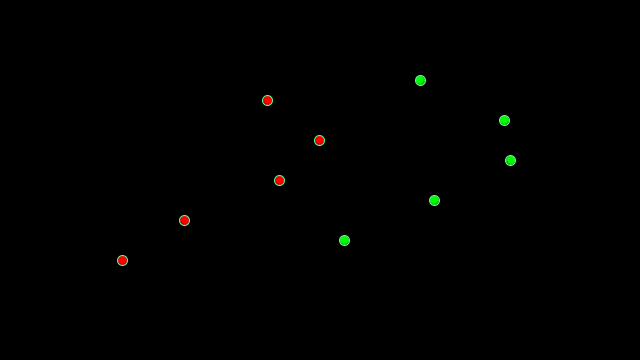
Frame 1 (no input)
Frame 60 (the mouse pressed at the canvas centre just before this capture): identical to frame 1, image omitted
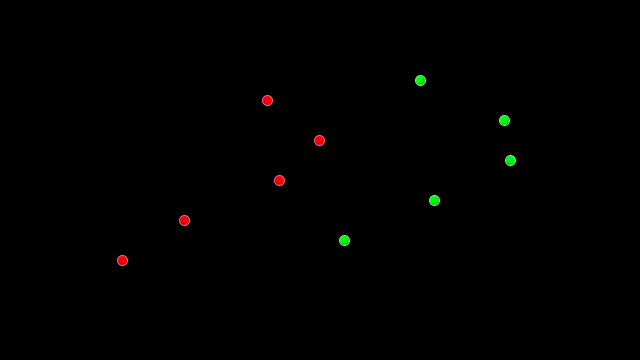
Frame 120 (the mouse held since frame 60 and released just before this capture)

The Processing sketch that drew these frames (run headless with seeded random() and noise(); from frame 60 on, the mouse is pressed at the canvas centre):

// Processing sketch: NEE
// ── NEE.pde
float InArr[][]=new float[10][2];//x,y=2
float OuArr[][]=new float[InArr.length][2];//output class1,2
float error[][]=new float[InArr.length][2];//output class1,2

NeuralUtil nu=new NeuralUtil();
neuroNet N1 = new neuroNet(InArr.length,new int[]{2,3,2});
void setup() {
  size(640, 360);
  for (int i=0; i<InArr.length; i++) {
    float offset = (i%2==0)? 1:-1;
    offset*=1;
    float t=i*1.0/InArr.length;
    InArr[i][0]=offset+sin(t*5);//x
    InArr[i][1]=2*(t-0.5);//y
    OuArr[i][(i%2==0)?1:0]=1;//class 2
  }
  frameRate(30);
}

void draw(){
  background(0);
  
  //scanPlain();
  
  //Run
  N1.ForwardPass(InArr);
  
  
  
  drawX(InArr,OuArr,N1.pred_Y);
  //Train
  nu.matAdd(error,OuArr,N1.pred_Y,-1);
  N1.backProp(null,error);
  N1.updateW(1);
  N1.reset_deltaW();
  //
  
}
 
void drawX(float in[][],float out[][],float pred[][]) {
  float mult=100;
  for (int i=0; i<in.length; i++) {
    if (out[i][0]==1)
    {
      fill(255, 0, 0);
      stroke(255, 0, 0);
    }
    else
    {
      fill(0, 255, 0);
      stroke(0,255, 0);
    }
    ellipse(width/2+in[i][0]*mult, height/2+in[i][1]*mult, 8, 8);
    
    noFill();
    if (pred[i][0]>pred[i][1])
      stroke(255, 100, 150);
    else
      stroke(100, 255, 150);
    ellipse(width/2+in[i][0]*mult, height/2+in[i][1]*mult, 10, 10);
  }
}

void drawScanPlain(float in[][],float pred[][]) {
  float mult=0.1;
  for (int i=0; i<in.length; i++) {
    
    noFill();
    if (pred[i][0]>pred[i][1])
      stroke(255, 100, 100,50);
    else
      stroke(100, 255, 100,50);
    ellipse(width/2+in[i][0]*mult, height/2+in[i][1]*mult, 10, 10);
  }
}
float scan1[][]=new float[InArr.length][InArr[0].length];
void scanPlain()
{
  float scale =1000;
  float x=-1,y=-1;
  while(true)
  {
    for (int i=0; i<scan1.length; i++) {
      scan1[i][0]=x*scale;//x
      scan1[i][1]=y*scale;//y
      x+=0.1;
      if(x>1)
      {
        x=-1;
        y+=0.1;
      }
    }
      
    N1.ForwardPass(scan1);
    drawScanPlain(scan1,N1.pred_Y);
    
    if(y>1)break;
    
  }
}

class neuroNet{
  
  neuroLayer layers[];
  NeuralUtil nu=new NeuralUtil();
  float pred_Y[][];
  neuroNet(int batchSize,int netDim[])
  {
    layers=new neuroLayer[netDim.length-1];
    layers[0] = new neuroLayer(nu,batchSize,netDim[0],netDim[1]);
    
    for(int i=1;i<layers.length;i++)
    {
      layers[i] = new neuroLayer(nu,layers[i-1],netDim[i+1]);
    }
    
  }
  
  void ForwardPass(float in[][])
  {
    layers[0].ForwardPass(in);
    for(int i=1;i<layers.length;i++)
    {
      layers[i].ForwardPass(layers[i-1].pred_Y);
    }
    pred_Y = layers[layers.length-1].pred_Y;
  }
  
  void backProp(float back_gradient[][],float error_gradient[][])
  {
    if(layers.length>1)
    {
      layers[layers.length-1].backProp(layers[layers.length-2].pred_Y,error_gradient);
      for(int i=layers.length-2;i!=0;i--)
      {
          layers[i].backProp(layers[i-1].pred_Y,layers[i].pred_Y);
      }
      layers[0].backProp(back_gradient,layers[0].pred_Y);
    }
    else
      layers[0].backProp(back_gradient,error_gradient);
  }
  
  void reset_deltaW()
  {
    for(int i=0;i<layers.length;i++)
    {
      layers[i].reset_deltaW();
      
    }
  }
  
  void updateW(float learningRate)
  {
    //
    for(int i=0;i<layers.length;i++)
    {
        layers[i].updateW(learningRate);
       
    }
  }
  
}
class neuroLayer {
  float InArr[][];
  float pred_preY[][];
  float pred_Y[][];
  float error_gradient[][];
  float W[][],dW[][];

  NeuralUtil nu;
  neuroLayer(NeuralUtil nu,int batchSize,int inDim,int ouDim)
  {
    
    println("inDim=="+inDim+" ouDim=="+ouDim);
    
    this.nu = nu;
    InArr=new float[batchSize][inDim+1];
    pred_preY=new float[batchSize][ouDim];
    pred_Y=new float[batchSize][ouDim];
    error_gradient=new float[batchSize][ouDim];
    W=nu.genWMat(InArr,ouDim);
    dW=nu.genWMat(InArr,ouDim);
    
    for(int i=0;i<InArr.length;i++)
    {
      InArr[i][InArr[i].length-1]=1;
    }
  }
  neuroLayer(NeuralUtil nu,neuroLayer preLayer,int layerDim)
  {
    this(nu,preLayer.InArr.length,preLayer.pred_Y[0].length,layerDim);
  }
  
  void ForwardPass(float in[][])
  {
    for(int i=0;i<in.length;i++)
      for(int j=0;j<in[i].length;j++)
    {
      InArr[i][j]=in[i][j];
    }
    nu.matMul(pred_preY,InArr,W);
    
    nu.actvationF(pred_Y,pred_preY);
  }
  void reset_deltaW()
  {
    nu.matZero(dW);
  }
  
  void updateW(float learningRate)
  {
    nu.matAdd(W,W,dW,learningRate/pred_Y.length);
  }
  void backProp(float error_gradient[][])
  {
    backProp(null,error_gradient);
  }
  void backProp(float back_gradient[][],float error_gradient[][])
  {
    //println("==="+error_gradient[0].length);
    //println(">>" +this.error_gradient[0].length);
    nu.gradient_actvationF(this.error_gradient,pred_preY);//get sigmoid gradient
    
    
    for(int i=0;i<error_gradient.length;i++)//Multiply error gradient with sigmoid gradient
      for(int j=0;j<error_gradient[0].length;j++)
    {
      this.error_gradient[i][j]*=error_gradient[i][j];
    }
    
    nu.deltaW_accumulate(dW,InArr,this.error_gradient);
    if(back_gradient!=null)
      nu.backgradient(back_gradient,W,this.error_gradient);
  }
  
}
class NeuralUtil{
  float [][] genWMat(float [][] input,int layerSize){
    float[][] wRandom=new float[input[0].length][layerSize];
    for (int i = 0; i < wRandom.length; i++) { // aRow
          for (int j = 0; j < wRandom[0].length; j++) { // bColumn
            wRandom[i][j]=random(-1,1)/100;
          }
      }
    return wRandom;
  }
   
  
  //AB  EF
  //CD  GH 
  //AE+BG , AF+BH
  //CE+DG , CF+DH
  void matMul(float[][] C,float[][] A, float[][] B) {
        int aRows = A.length;
        int aColumns = A[0].length;
        int bRows = B.length;
        int bColumns = B[0].length;

        if (aColumns != bRows) {
            throw new IllegalArgumentException("A:Rows: " + aColumns + " did not match B:Columns " + bRows + ".");
        }
        for (int i = 0; i < C.length; i++) {
            for (int j = 0; j < C[0].length; j++) {
                C[i][j] = 0.0f;
            }
        }
        for (int i = 0; i < aRows; i++) { // aRow
            for (int j = 0; j < bColumns; j++) { // bColumn
                for (int k = 0; k < aColumns; k++) { // aColumn
                    C[i][j] += A[i][k] * B[k][j];
                }
            }
        }

    }
    
      
      
  void matAdd(float[][] C,float[][] A, float[][] B) {
      for (int i = 0; i < A.length; i++) { // aRow
          for (int j = 0; j < A[0].length; j++) { // bColumn
            C[i][j]=A[i][j]+B[i][j];
          }
      }
  }
  
  void matAdd(float[][] C,float[][] A, float[][] B,float B_coeff) {
      for (int i = 0; i < A.length; i++) { // aRow
          for (int j = 0; j < A[0].length; j++) { // bColumn
            C[i][j]=A[i][j]+B_coeff*B[i][j];
          }
      }
  }
  
  void matZero(float[][] mat) {
      for (int i = 0; i < mat.length; i++) { // aRow
          for (int j = 0; j < mat[0].length; j++) { // bColumn
            mat[i][j]=0;
          }
      }
  }
  void deltaW_accumulate(float[][] deltaW,float[][] in, float[][] error_gradient) {
            
    for(int k=0;k<in.length;k++)//Iterate each data points
      for (int i = 0; i < deltaW.length; i++) { // aRow
          for (int j = 0; j < deltaW[0].length; j++) { // bColumn
              deltaW[i][j]+=error_gradient[k][j] * in[k][i];
          }
      }
  }
  void backgradient(float[][] backg,float[][] W, float[][] error_gradient) {
            
    for (int i = 0; i < backg.length; i++) {
        for (int j = 0; j < backg[0].length; j++) {
            backg[i][j]=0;
        }
    } 
    for (int k = 0; k < backg.length; k++) {
        for (int i = 0; i < backg[0].length; i++) {
          for(int j=0;j<W[0].length;j++)
            backg[k][i]+=error_gradient[k][j] * W[i][j];
            
        }
    }
  }
  void leRu(float[][] out,float[][] in){
     for (int i = 0; i < in.length; i++) { // aRow
          for (int j = 0; j < in[0].length; j++) { // bColumn
            out[i][j]=in[i][j]>0?in[i][j]:0;
          }
      }
  }
  
  void gradient_leRu(float[][] out,float[][] in){
     for (int i = 0; i < in.length; i++) { // aRow
          for (int j = 0; j < in[0].length; j++) { // bColumn
            out[i][j]=in[i][j]/(1-in[i][j]);
          }
      }
  }
  
  void sigmoid(float[][] out,float[][] in){
     for (int i = 0; i < in.length; i++) { // aRow
          for (int j = 0; j < in[0].length; j++) { // bColumn
            out[i][j]=1/(1+exp(-in[i][j]));
          }
      }
  }
  
  void actvationF(float[][] out,float[][] in)
  {
     sigmoid(out,in);
  }

  void gradient_actvationF(float[][] out,float[][] in){
    
    sigmoid(out,in);
    gradient_sigmoid_Y(out,out);
  }

  void gradient_sigmoid_Y(float[][] out,float[][] in){
     for (int i = 0; i < in.length; i++) { // aRow
          for (int j = 0; j < in[0].length; j++) { // bColumn
            out[i][j]=in[i][j]*(1-in[i][j]);
          }
      }
  }

  public void printMat(float [][]C)
  {
      for (int i = 0; i < C.length; i++) { // aRow
          for (int j = 0; j < C[0].length; j++) { // bColumn
            print(C[i][j]+",");
          }
          println();
      }
  }
}

class NeuralUtil_Linear extends NeuralUtil{
  
  void actvationF(float[][] out,float[][] in)
  {
      for (int i = 0; i < out.length; i++) { // aRow
          for (int j = 0; j < out[0].length; j++) { // bColumn
            out[i][j]=in[i][j];
          }
      }//out = in
  }

  void gradient_actvationF(float[][] out,float[][] in){
      for (int i = 0; i < out.length; i++) { // aRow
          for (int j = 0; j < out[0].length; j++) { // bColumn
            out[i][j]=1;
          }
      }//gradient = 1
  }
}
// ── DrawUtil.pde


class HistDataDraw{
  
  float Hist[];
  HistDataDraw(int L)
  {
    Hist=new float[L];
  }
  int HistH=0;
  void Draw(float newData,int x,int y,int w,int h) {
    
    DataPush(newData);
    Draw( x, y, w, h);
  }
  
  void Draw(int x,int y,int w,int h) {
    
    line(x,y+h,x+w,y+h);
    int PreadH=0;
    int readH=HistH;
    for(int i=1;i<Hist.length-1;i++)
    {
      PreadH=readH;
      readH=(readH+1)%Hist.length;
      
      line(i*w/Hist.length+x,(h-Hist[PreadH])+y,
      (i+1)*w/Hist.length+x,(h-Hist[readH])+y);
    }
  }
  void DataPush(float newData) {
    Hist[HistH]=newData;
    HistH=(HistH+1)%Hist.length;
  }
}

class DataFeedDraw{
  float PreData;
  void Draw(float newData,int idx,int idxTop,int x,int y,int w,int h) {
    line((idx-1)*w/idxTop+x,(h-PreData)+y,
         (idx)*w/idxTop+x,  (h-newData)+y);
    PreData=newData;
  }
}
class DataFeedDraw2D{
  float PreDataX;
  float PreDataY;
  boolean isFirst;
  void reset ()
  {
    isFirst=true;
    PreDataX = 0;
    PreDataY = 0;
    
  }
  void Draw(float newDataX,float newDataY,int x,int y,int w,int h) {
    if(!isFirst)
    {
      line((PreDataX)*w+x,(h-PreDataY)+y,
         (newDataX)*w+x,  (h-newDataY)+y);
    }
    PreDataX=newDataX;
    PreDataY=newDataY;
    isFirst=false;
  }
}
